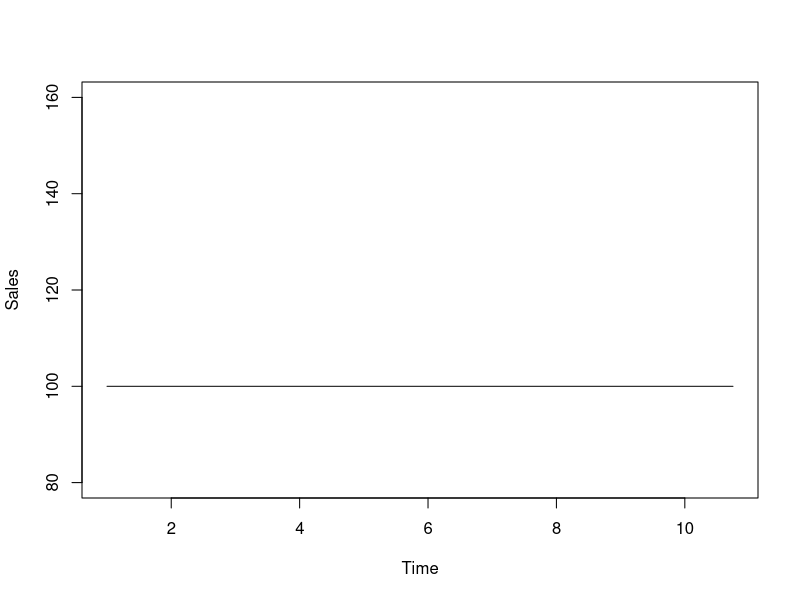
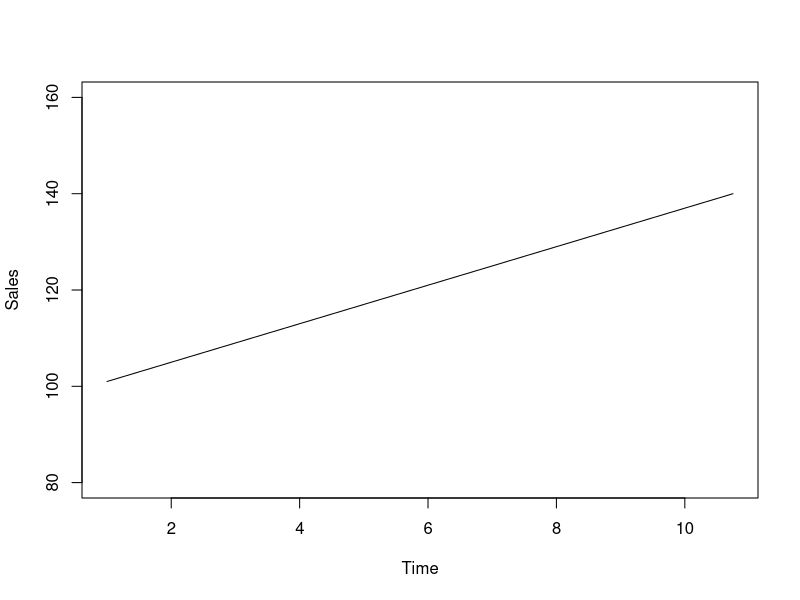
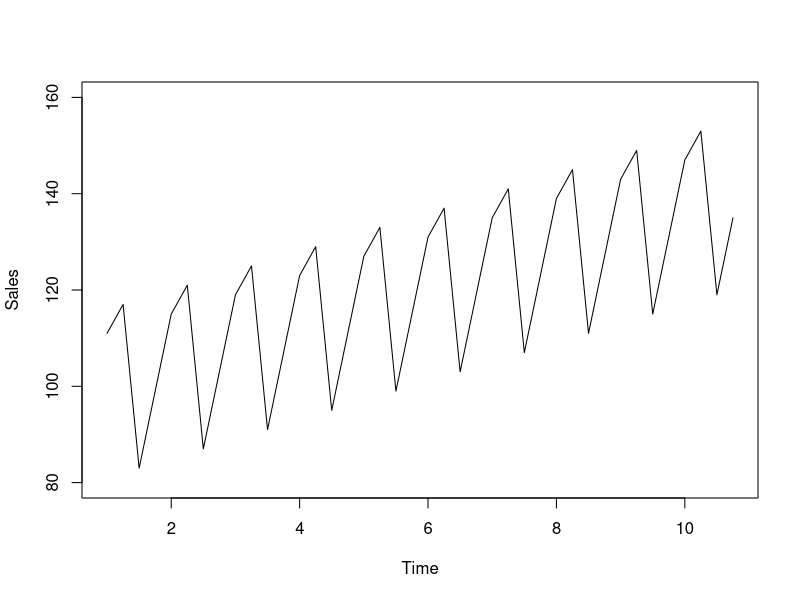
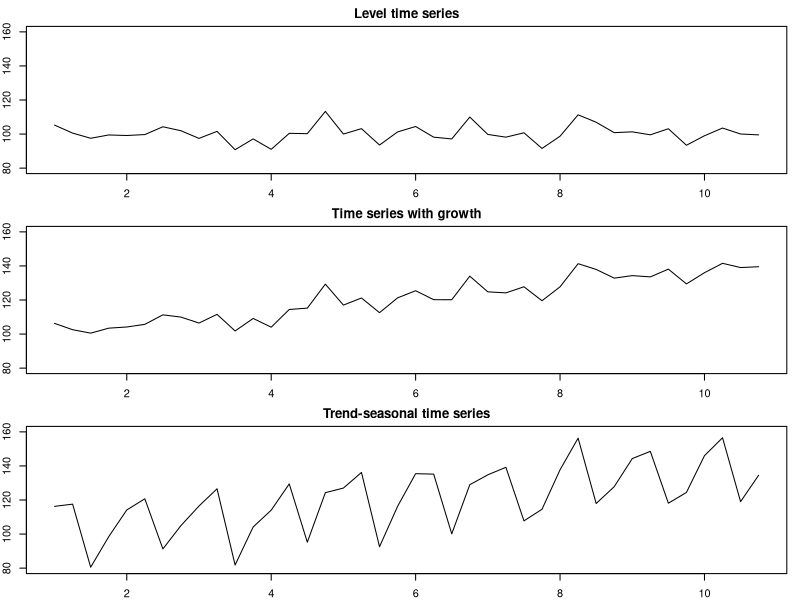
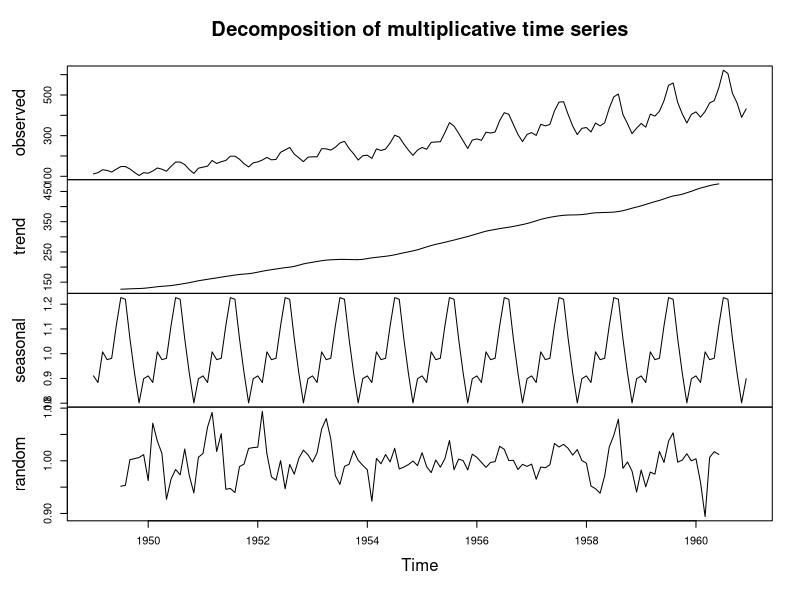
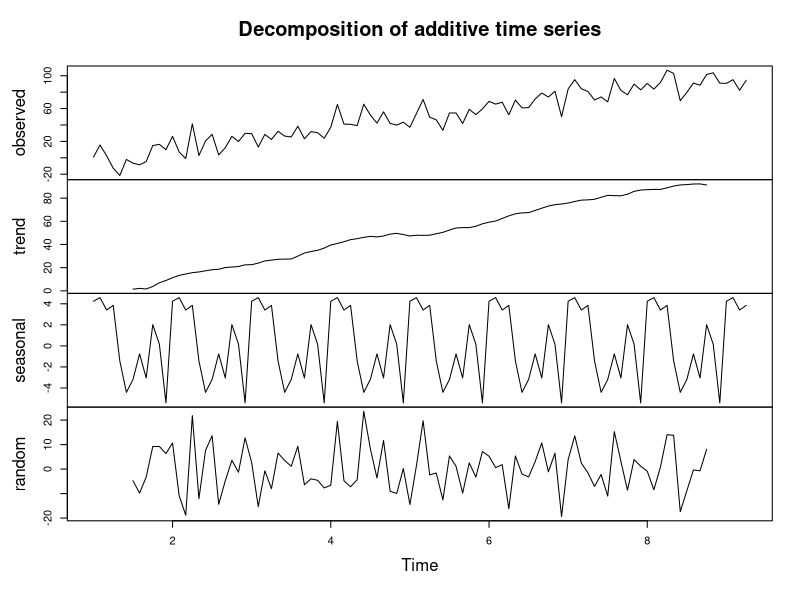

Here is the R script that generated these plots, in order: (Note: this script raises an error after producing the figures.)
## ---- chunk 1
level <- rep(100,40)
plot(ts(level, frequency=4),
     type="l", xlab="Time", ylab="Sales", ylim=c(80,160))
## ---- chunk 2
growth <- c(1:40)
plot(ts(level+growth, frequency=4),
     type="l", xlab="Time", ylab="Sales", ylim=c(80,160))
## ---- chunk 3
seasonal <- rep(c(10,15,-20,-5),10)
plot(ts(level+growth+seasonal, frequency=4),
     type="l", xlab="Time", ylab="Sales", ylim=c(80,160))
## ---- chunk 4
par(mfcol=c(3,1),mar=c(2,2,2,1))
error <- rnorm(40,0,5)
plot(ts(level+error, frequency=4),
     type="l", xlab="Time", ylab="Sales", ylim=c(80,160), main="Level time series")
plot(ts(level+growth+error, frequency=4),
     type="l", xlab="Time", ylab="Sales", ylim=c(80,160), main="Time series with growth")
plot(ts(level+growth+seasonal+error, frequency=4),
     type="l", xlab="Time", ylab="Sales", ylim=c(80,160), main="Trend-seasonal time series")
## ---- chunk 5
decompose(AirPassengers,
          type="multiplicative") |>
    plot()
## ---- chunk 6
ts(c(1:100)+rnorm(100,0,10),frequency=12) |>
    decompose(type="additive") |>
    plot()
## ---- chunk 7
msdecompose(forecast::taylor, lags=c(48,336),
            type="multiplicative") |>
    plot(which=12, main="")
## ---- chunk 8
sim.sma(1, 120) |>
    sma(order=1,
        h=10, holdout=TRUE) |>
    plot(which=7, main="")
## ---- chunk 9
rnorm(120, 100, 10) |>
    es("ANN", persistence=0,
       h=10, holdout=TRUE) |>
    plot(which=7, main="")
## ---- chunk 10
y <- sim.sma(10,120)
par(mfcol=c(2,2), mar=c(2,2,2,1))
# SMA(1)
sma(y$data, order=1,
    h=10, holdout=TRUE) |>
    plot(which=7)
# SMA(10)
sma(y$data, order=10,
    h=10, holdout=TRUE) |>
    plot(which=7)
# SMA(20)
sma(y$data, order=20,
    h=10, holdout=TRUE) |>
    plot(which=7)
# SMA(110)
sma(y$data, order=110,
    h=10, holdout=TRUE) |>
    plot(which=7)
## ---- chunk 11
sim.ssarima(orders=list(i=1), lags=1, obs=120,
            constant=10) |>
    msarima(orders=list(i=1), constant=TRUE,
            h=10, holdout=TRUE) |>
    plot(which=7, main="")
## ---- chunk 12
xreg <- data.frame(y=rnorm(120, 10+5*c(1:120), 10))
alm(y~trend, xreg, subset=c(1:100)) |>
    forecast(tail(xreg, 20), h=20) |>
    plot(main="")
## ---- chunk 13
y <- sim.ssarima(orders=list(i=1), lags=4,
                 obs=120, mean=0, sd=50)
msarima(y$data, orders=list(i=1), lags=4,
        h=10, holdout=TRUE) |>
    plot(which=7, main="")
## ---- chunk 14
par(mfcol=c(3,1), mar=c(2,2,3,1))
es(y, model="ANN", h=10, persistence=0.1) |>
    plot(which=7, main="SES with alpha=0.1")
es(y, model="ANN", h=10, persistence=0.3) |>
    plot(which=7, main="SES with alpha=0.3")
es(y, model="ANN", h=10, persistence=0.5) |>
    plot(which=7, main="SES with alpha=0.5")
## ---- chunk 15
ourModel <- es(y, model="ANN", h=10, loss="MSE")
plot(ourModel, 7, main=paste0("SES with alpha=",
                              round(ourModel$persistence,3)))
